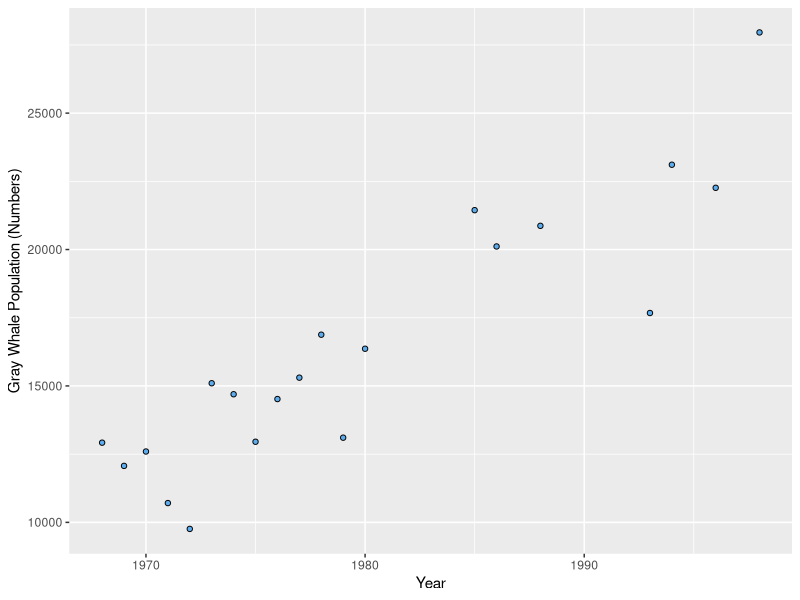
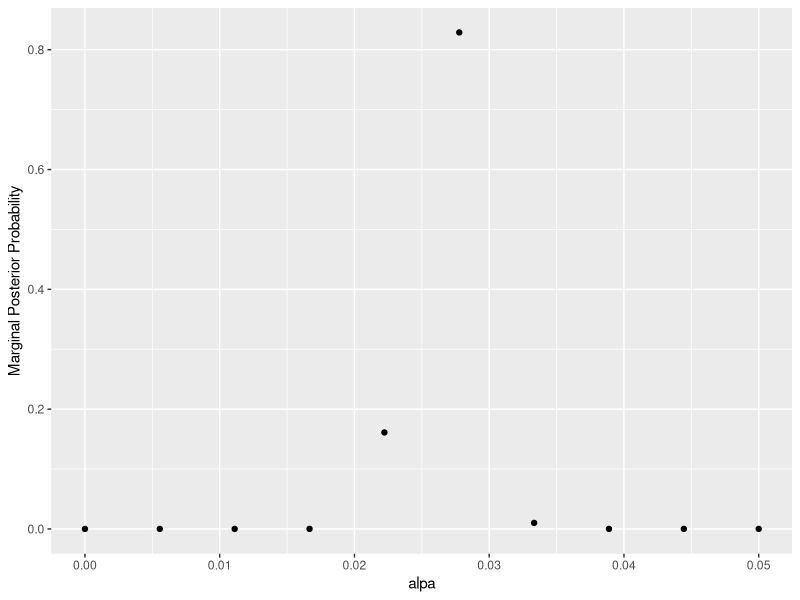
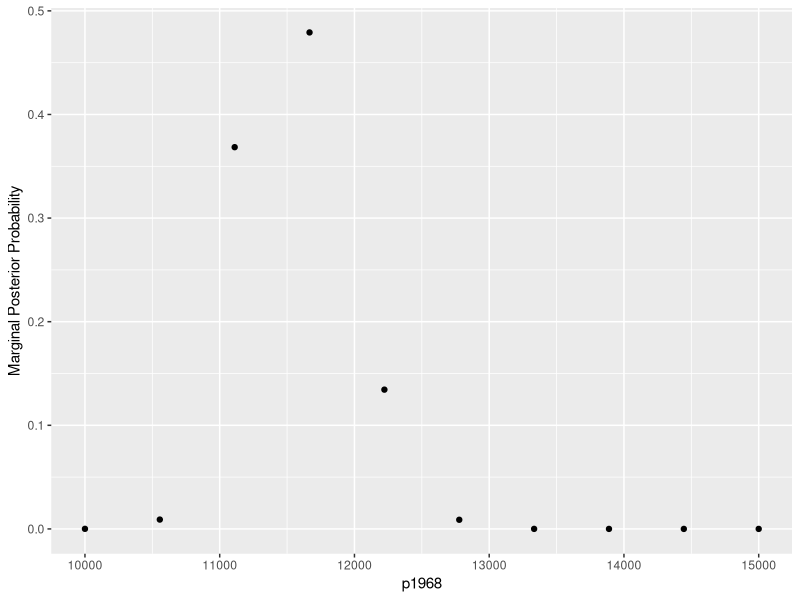
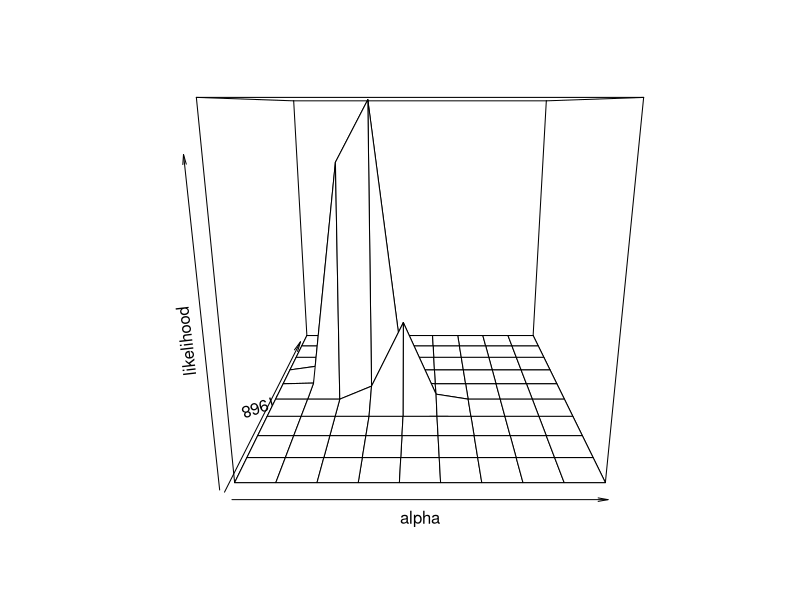
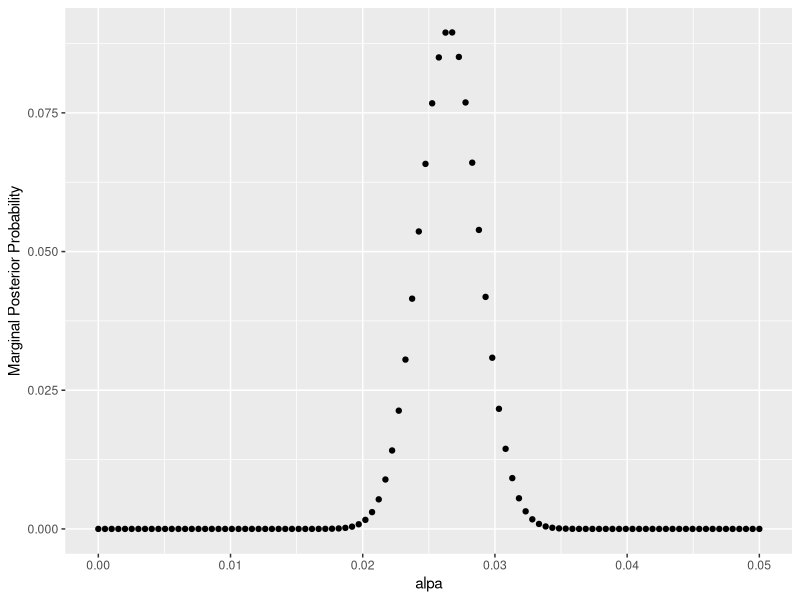
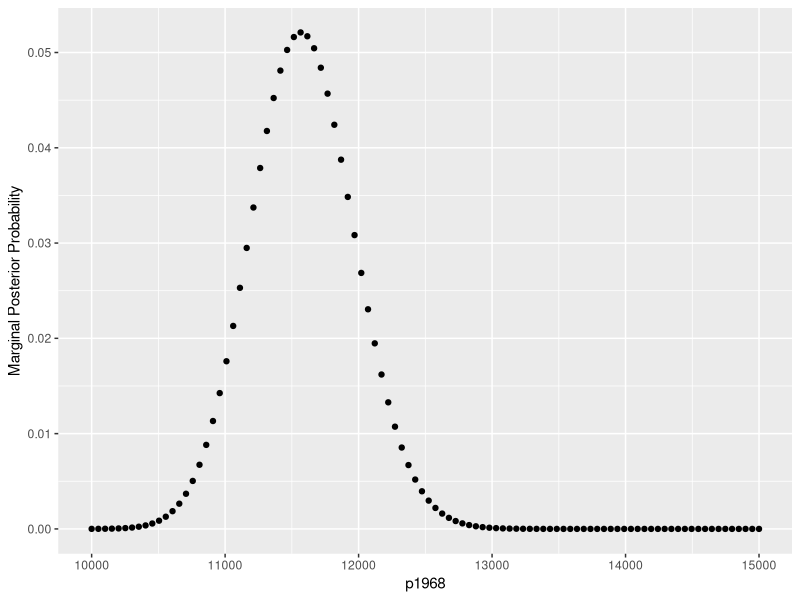
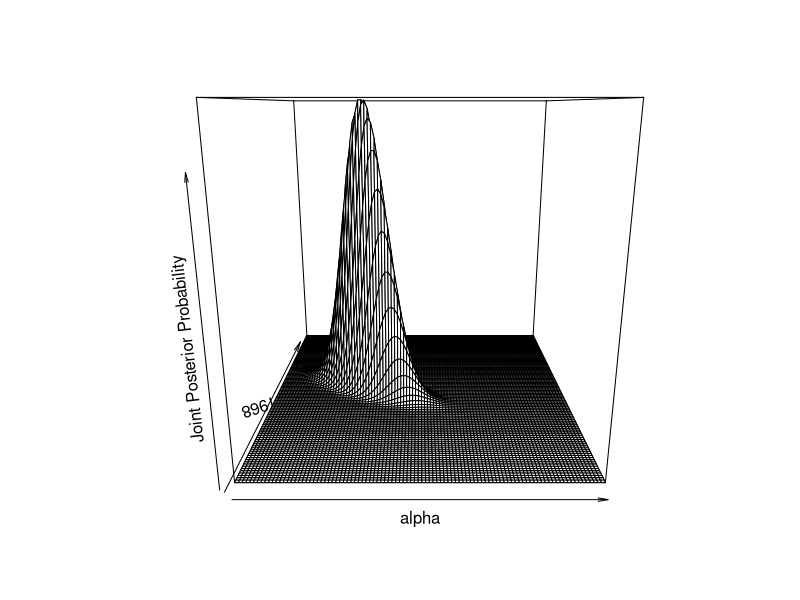

Write R code to recreate these figures, in order.
## ---- chunk 1
knitr::opts_chunk$set(fig.path='Figs/', echo=FALSE, warning=FALSE, message=FALSE)

## ---- chunk 2

#Homework Grid Search Methods
#

rm(list = ls())
set.seed(100)
library(gridExtra,quietly = T)
library(ggplot2, quietly = T)
library(plyr, quietly = T)
library(dplyr, quietly = T)
library(tidyr, quietly = T)
library(knitr, quietly = T)


dat <- read.table(file = 'Fish 558 Workshop/Workshop Day 3/GRAY.TXT',header = F,stringsAsFactors = F)

colnames(dat) <- c('year','pop')

kable(summary(dat), caption = 'summary of North Pacific gray whale data')

ggplot(dat,aes(year,pop)) + geom_point(fill = 'steelblue2', shape = 21) + xlab('Year') + ylab('Gray Whale Population (Numbers)')

sigma <- 0.1

# Part 1


## ---- chunk 3

grid_search <- function(grid_space = 5,lower_pgrid = 10000,upper_pgrid = 15000,lower_alpha = 0,upper_alpha = 0.05,sigma = 0.1)
{

pgrid = seq(lower_pgrid,upper_pgrid,length.out = grid_space)

alpha_grid <- seq(lower_alpha,upper_alpha,length.out = grid_space)

years <- dat$year

grid <- expand.grid(p1968 = pgrid,alpha = alpha_grid,year = years) # create matrix of factorial combinations of alpha and o1968

grid$pophat <- with(grid,p1968 * exp(alpha * (year - 1968))) #predict whale population in each year

grid <- join(grid,dat,by = 'year') #add in observed data

grid$likelihood <- with(grid,exp(-(log(pophat) - log(pop) )^2 / (2*sigma^2) )) #calculate log likelihood
grid <- grid %>%
  group_by(alpha,p1968) %>%
  summarize(total_like = prod(likelihood)) %>% #Get total likelihood across all years for each alpha and p1968
  ungroup() %>%
  mutate(prior = dnorm(alpha,mean = .04,sd = .01) * dnorm(p1968,mean = 12000,sd = 1000)) %>% #calculate prior
  mutate(posterior = prior * total_like, norm_posterior = posterior/sum(posterior)) #calculate the normlized posterior

# Marginal likelihood of alpha
alpha_like <- grid %>%
  group_by(alpha) %>%
  summarize(marg_like = sum(norm_posterior))

# Marginal likelihood of p1968
p1968_like <- grid %>%
  group_by(p1968) %>%
  summarize(marg_like = sum(norm_posterior))

return(list(grid = grid, alpha_like = alpha_like,p1968_like = p1968_like))
}

## ---- chunk 4
grid_space <- 10

grid <- grid_search(grid_space = grid_space)

(ggplot(grid$alpha_like,aes(alpha,marg_like)) + geom_point() + xlab('alpa') + ylab('Marginal Posterior Probability'))
## ---- chunk 5
(ggplot(grid$p1968_like,aes(p1968,marg_like)) + geom_point() + xlab('p1968') + ylab('Marginal Posterior Probability'))
## ---- chunk 6
persp(x = unique(grid$grid$alpha), y = unique(grid$grid$p1968), z = matrix(grid$grid$norm_posterior,nrow = grid_space, ncol = grid_space), xlab = 'alpha', ylab = 'p1968',zlab = 'likelihood')
## ---- chunk 7
grid_space <- 100

grid <- grid_search(grid_space = grid_space)

(ggplot(grid$alpha_like,aes(alpha,marg_like)) + geom_point() + xlab('alpa') + ylab('Marginal Posterior Probability'))
## ---- chunk 8
(ggplot(grid$p1968_like,aes(p1968,marg_like)) + geom_point() + xlab('p1968') + ylab('Marginal Posterior Probability'))
## ---- chunk 9
persp(x = unique(grid$grid$alpha), y = unique(grid$grid$p1968), z = matrix(grid$grid$norm_posterior,nrow = grid_space, ncol = grid_space), xlab = 'alpha', ylab = 'p1968',zlab = 'Joint Posterior Probability',scale = T)
